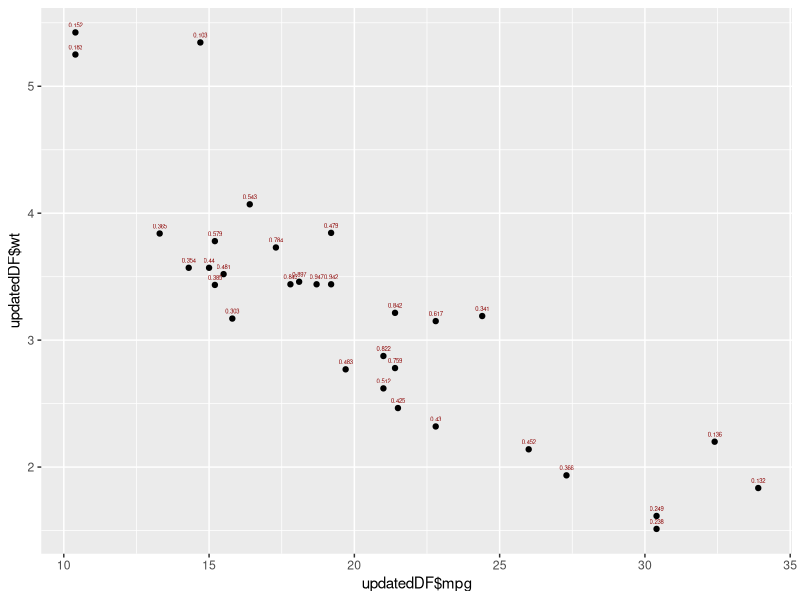

This chart was generated by the following R code:
## ---- chunk 1
#| echo: false
#| warning: false

#Function that calculates mahalanobis distance
mhlnbs_Dist = function(obs, mean, covMatrix){
  result = t(obs - mean) %*% 
            solve(covMatrix) %*% 
            (obs - mean)
  return(result)
}

#function that calculates mahalanobis depth
mhlnbs_Depth = function(mhlnbs_Dist){
  answer = 1 / (1+mhlnbs_Dist)
  return(answer)
}

# calculating the depth of an observation in 2-dimensions 
# (only looking at the mpg and wt columns)
df = mtcars[,c(1,6)]
S = cov(df)
mu = t(t(colMeans(df)))

#compute depth for each observation
mhlnbsDepth_2d = numeric()
for(i in 1:nrow(df)){
  obs = t(df[i,])
  distance = mhlnbs_Dist(obs, mu, S)
  mhlnbsDepth_2d[i] = mhlnbs_Depth(distance)
}

#verify using built-in
verified_Depth2d = 1/(1+mahalanobis(df,colMeans(df), S))

mhlnbsDepth_2d = round(mhlnbsDepth_2d, digits = 3)
updatedDF = cbind(df, mhlnbsDepth_2d)

#sort by depth in descending to get the bivariate median point
sortedByDepth = updatedDF[order(updatedDF$mhlnbsDepth_2d, decreasing = TRUE),]  
bivar_median = sortedByDepth[1,]
## ---- chunk 2
#| code-fold: true
#| code-summary: "View the Code to Generate the Scatterplot"
#| label: Mahalanobis Plot
#| fig-cap: "Scatter plot showing the Mahalanobis Depth of each data point."
#| warning: false

#plot data to observe how the depth changes
library(ggplot2)
ggplot(updatedDF, aes(x = updatedDF$mpg, y = updatedDF$wt, 
                      label = updatedDF$mhlnbsDepth_2d)) +
  geom_point() + geom_text(color = "darkred",
                           size = 1.5, vjust = -1)
